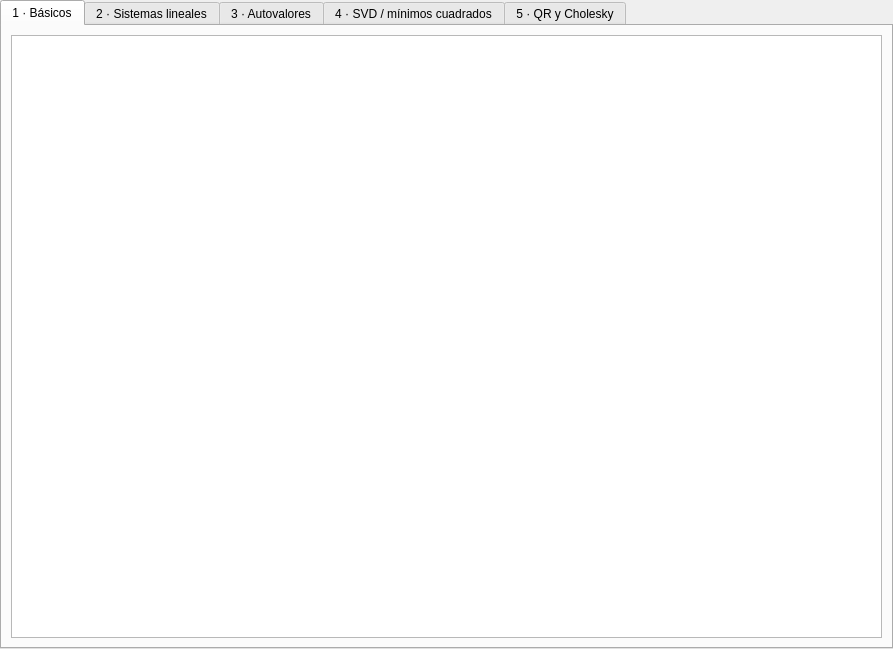
<?xml version="1.0" encoding="UTF-8"?>
<ui version="4.0">
 <class>TestEigenView</class>
 <widget class="QWidget" name="TestEigenView">
  <property name="geometry">
   <rect>
    <x>0</x>
    <y>0</y>
    <width>893</width>
    <height>649</height>
   </rect>
  </property>
  <property name="autoFillBackground">
   <bool>true</bool>
  </property>
  <layout class="QVBoxLayout" name="verticalLayout">
   <property name="leftMargin">
    <number>0</number>
   </property>
   <property name="topMargin">
    <number>0</number>
   </property>
   <property name="rightMargin">
    <number>0</number>
   </property>
   <property name="bottomMargin">
    <number>0</number>
   </property>
   <item>
    <widget class="QTabWidget" name="tabWidget">
     <property name="currentIndex">
      <number>0</number>
     </property>
     <property name="iconSize">
      <size>
       <width>48</width>
       <height>48</height>
      </size>
     </property>
     <widget class="QWidget" name="tab_1">
      <attribute name="icon">
       <iconset theme="applications-education-mathematics-symbolic"/>
      </attribute>
      <attribute name="title">
       <string>1 · Básicos</string>
      </attribute>
      <layout class="QHBoxLayout" name="horizontalLayout">
       <item>
        <widget class="QTextEdit" name="textEdit_1"/>
       </item>
      </layout>
     </widget>
     <widget class="QWidget" name="tab_2">
      <attribute name="icon">
       <iconset theme="labplot-matrix"/>
      </attribute>
      <attribute name="title">
       <string>2 · Sistemas lineales</string>
      </attribute>
      <layout class="QHBoxLayout" name="horizontalLayout_2">
       <item>
        <widget class="QTextEdit" name="textEdit_2"/>
       </item>
      </layout>
     </widget>
     <widget class="QWidget" name="tab_3">
      <attribute name="icon">
       <iconset theme="lang-enum-value-symbolic"/>
      </attribute>
      <attribute name="title">
       <string>3 · Autovalores</string>
      </attribute>
      <layout class="QHBoxLayout" name="horizontalLayout_3">
       <item>
        <widget class="QTextEdit" name="textEdit_3"/>
       </item>
      </layout>
     </widget>
     <widget class="QWidget" name="tab_4">
      <attribute name="icon">
       <iconset theme="labplot-matrix-new"/>
      </attribute>
      <attribute name="title">
       <string>4 · SVD / mínimos cuadrados</string>
      </attribute>
      <layout class="QHBoxLayout" name="horizontalLayout_4">
       <item>
        <widget class="QTextEdit" name="textEdit_4"/>
       </item>
      </layout>
     </widget>
     <widget class="QWidget" name="tab_5">
      <attribute name="icon">
       <iconset theme="view-barcode-qr"/>
      </attribute>
      <attribute name="title">
       <string>5 · QR y Cholesky</string>
      </attribute>
      <layout class="QHBoxLayout" name="horizontalLayout_5">
       <item>
        <widget class="QTextEdit" name="textEdit_5"/>
       </item>
      </layout>
     </widget>
    </widget>
   </item>
  </layout>
 </widget>
 <resources/>
 <connections/>
</ui>
